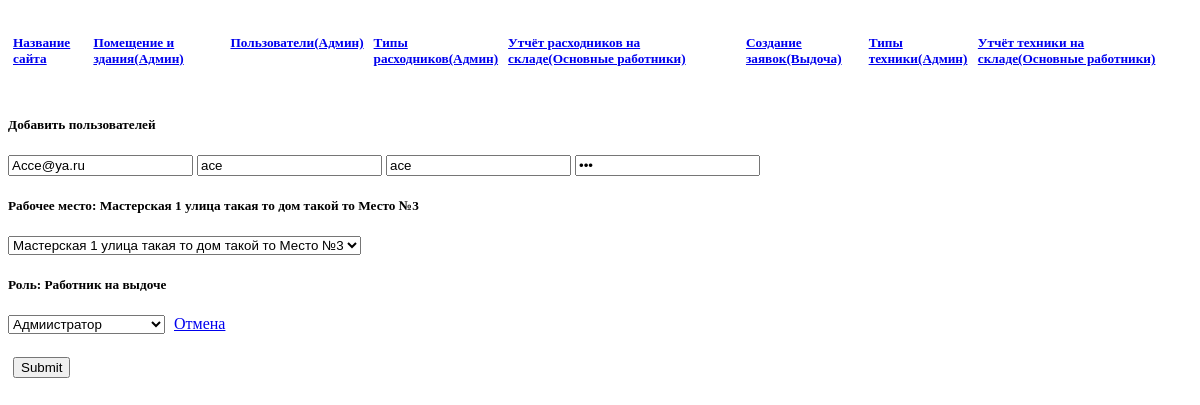
/user_edit.php?id=5, run on an earlier commit of the app's database.
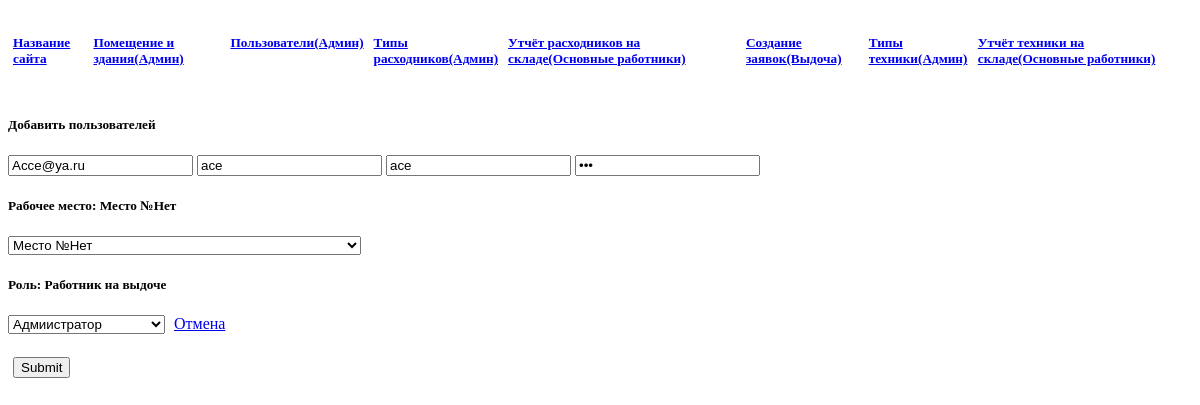
And on a later commit of the database.
### tables this page shows
CREATE TABLE `Workshops` (
  `id` int NOT NULL,
  `image` varchar(255) NOT NULL,
  `name` varchar(50) NOT NULL,
  `address` varchar(50) NOT NULL
);

CREATE TABLE `Jobs` (
  `id` int NOT NULL,
  `name` varchar(50) NOT NULL,
  `id_w_shop` int DEFAULT NULL
);

### user_edit.php (the view, shortened to what this page needs)
<?php
require_once 'view/header.html';
$id=$_GET['id'];
$sql_user = "SELECT * FROM `users` WHERE `id`='$id'";
$run_sql_user = mysqli_query($con, $sql_user);
$row_user = mysqli_fetch_array($run_sql_user);
$id_user=$row_user['id'];
$login_user=$row_user['login'];
$surname_user=$row_user['surname'];
$name_user=$row_user['name'];
$pswd_user=$row_user['password'];
$jobs_user=$row_user['jobs_id'];
$role_user=$row_user['role'];
?>
<h5>Добавить пользователей</h5>
<?php echo "<form method='POST' action='controller/user_edit.php?id=$id_user' enctype='multipart/form-data'>
	<input type='email' name='login' placeholder='Логин' value='$login_user'>
	<input type='text' name='surname' placeholder='Фамилия' value='$surname_user'>
	<input type='text' name='name' placeholder='Имя' value='$name_user'>
	<input type='password' name='password' placeholder='Пароль' value='$pswd_user'>";?>
	<?php
		$sql_jobs = "SELECT * FROM `Jobs` WHERE `id`='$jobs_user'";
		$run_sql_jobs = mysqli_query($con, $sql_jobs);
		$row_jobs = mysqli_fetch_array($run_sql_jobs);
		$name_jobs=$row_jobs['name'];
		$id_w_shop=$row_jobs['id_w_shop'];
		$jobs_ws_sql="SELECT * FROM `Workshops` WHERE `id`='$id_w_shop'";
		$run_jobs_ws_sql=mysqli_query($con, $jobs_ws_sql);
		$row_jobs_ws = mysqli_fetch_array($run_jobs_ws_sql);
		$name_jobs_ws=$row_jobs_ws['name'];
		$address_jobs_ws=$row_jobs_ws['address'];
		echo "<label for='jobs'><h5>Рабочее место: $name_jobs_ws $address_jobs_ws Место №$name_jobs</h5></label>"; ?>
	<select name="jobs">
	<?php
	$jobs_sql="SELECT * FROM `Jobs`";
	$run_jobs_sql=mysqli_query($con, $jobs_sql);
	while ($row_jobs = mysqli_fetch_array($run_jobs_sql)) {
		$id=$row_jobs['id'];
		$name=$row_jobs['name'];
		$id_w_shop=$row_jobs['id_w_shop'];
		$jobs_ws_sql="SELECT * FROM `Workshops` WHERE `id`='$id_w_shop'";
		$run_jobs_ws_sql=mysqli_query($con, $jobs_ws_sql);
		$row_jobs_ws = mysqli_fetch_array($run_jobs_ws_sql);
		$name_jobs_ws=$row_jobs_ws['name'];
		$address_jobs_ws=$row_jobs_ws['address'];
		echo "<option value='$id'><h5>$name_jobs_ws $address_jobs_ws Место №$name</h5></option>";
	}
	?>
	</select>
	<?php
	if ($role_user=='9') {$role_user='Работник на выдоче';}
	echo "<label for='role'><h5>Роль: $role_user</h5></label>";?>
	<select name="role">
	<option value='1'><h5>Адмиистратор</h5></option>
	</select>
	<a href="add_user.php">Отмена<h5></h5></a>
	<input type="submit" name="reg">
</form>

What changed in the data, as far as the page shows it:
no longer on this page (row unchanged): workshops: name "Мастерская 1", address "улица такая то дом такой то"
changed jobs: name "3" → "Нет"
Also different on the page:
form field jobs: "Мастерская 1 улица такая то дом такой то Место №3" → "Место №Нет"
